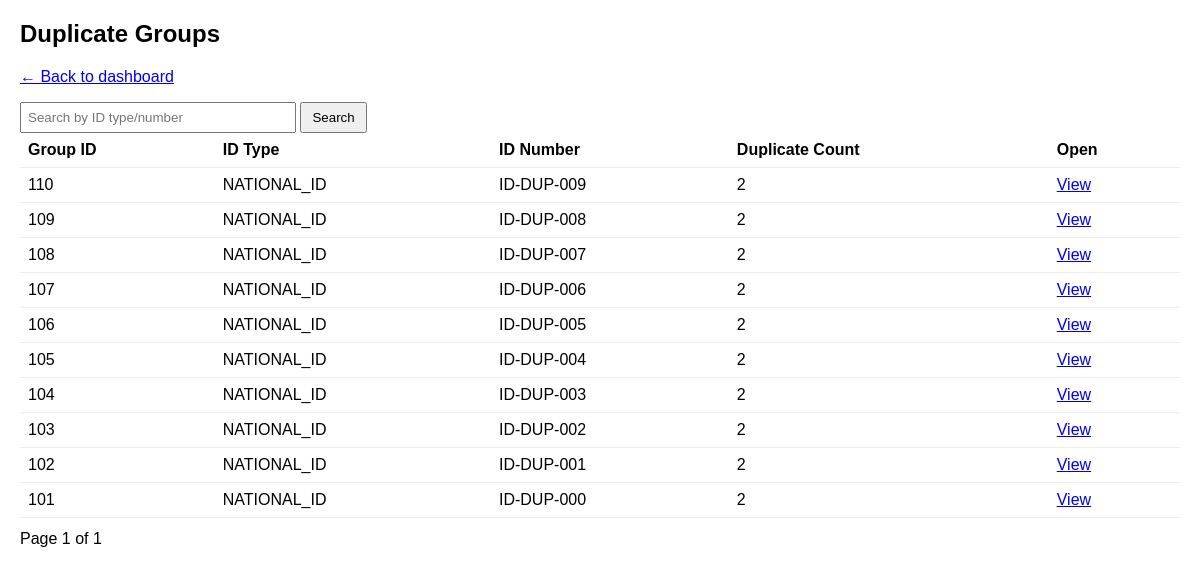
/dashboard/groups/, run on the app's committed database.
### dedupe/models.py (models this page shows, shortened)
class DupGroup(models.Model):
    id_type = models.CharField(max_length=50)
    id_number = models.CharField(max_length=100)
    dup_count = models.IntegerField(default=0)
    created_at = models.DateTimeField(auto_now_add=True)

### dedupe/views.py (the view)
# urls.py: path("dashboard/groups/", views.duplicate_groups, name="duplicate_groups"),
def duplicate_groups(request):
    q = (request.GET.get("q") or "").strip()
    qs = DupGroup.objects.all().order_by("-created_at", "-id")
    if q:
        qs = qs.filter(id_number__icontains=q) | qs.filter(id_type__icontains=q)
    paginator = Paginator(qs, 25)
    page_obj = paginator.get_page(request.GET.get("page"))
    return render(request, "dedupe/duplicate_groups.html", {
        "page_obj": page_obj,
        "q": q,
    })

### templates/dedupe/duplicate_groups.html (shortened to what this page needs)
<!doctype html>
<html>
<head>
</head>
<body>
  <h2>Duplicate Groups</h2>
  <p class="muted"><a href="/dashboard/">← Back to dashboard</a></p>
  <form method="get">
    <input name="q" value="{{ q }}" placeholder="Search by ID type/number" />
    <button type="submit">Search</button>
  </form>
  <table>
    <thead>
      <tr>
        <th>Group ID</th>
        <th>ID Type</th>
        <th>ID Number</th>
        <th>Duplicate Count</th>
        <th>Open</th>
      </tr>
    </thead>
    <tbody>
      {% for g in page_obj %}
      <tr>
        <td>{{ g.id }}</td>
        <td>{{ g.id_type }}</td>
        <td>{{ g.id_number }}</td>
        <td>{{ g.dup_count }}</td>
        <td><a href="/dashboard/groups/{{ g.id }}/">View</a></td>
      </tr>
      {% empty %}
      <tr><td colspan="5">No groups found.</td></tr>
      {% endfor %}
    </tbody>
  </table>
  <div class="pager" style="margin-top:12px;">
    <span>Page {{ page_obj.number }} of {{ page_obj.paginator.num_pages }}</span>
  </div>
</body>
</html>

### templates/dedupe/duplicate_groups.html (style rules this page uses)
body { font-family: Arial, sans-serif; margin: 20px; }
table { width: 100%; border-collapse: collapse; }
th, td { padding: 8px; border-bottom: 1px solid #eee; text-align: left; }
.muted { color: #666; }
input { padding: 6px; width: 260px; }
button { padding: 6px 10px; }

### data on the page
DupGroup: id "110", id_type "NATIONAL_ID", id_number "ID-DUP-009", dup_count "2"
DupGroup: id "109", id_type "NATIONAL_ID", id_number "ID-DUP-008", dup_count "2"
DupGroup: id "108", id_type "NATIONAL_ID", id_number "ID-DUP-007", dup_count "2"
DupGroup: id "107", id_type "NATIONAL_ID", id_number "ID-DUP-006", dup_count "2"
DupGroup: id "106", id_type "NATIONAL_ID", id_number "ID-DUP-005", dup_count "2"
DupGroup: id "105", id_type "NATIONAL_ID", id_number "ID-DUP-004", dup_count "2"
DupGroup: id "104", id_type "NATIONAL_ID", id_number "ID-DUP-003", dup_count "2"
DupGroup: id "103", id_type "NATIONAL_ID", id_number "ID-DUP-002", dup_count "2"
DupGroup: id "102", id_type "NATIONAL_ID", id_number "ID-DUP-001", dup_count "2"
DupGroup: id "101", id_type "NATIONAL_ID", id_number "ID-DUP-000", dup_count "2"

### other printed values
{{ page_obj.number }} "1"
{{ page_obj.paginator.num_pages }} "1"
